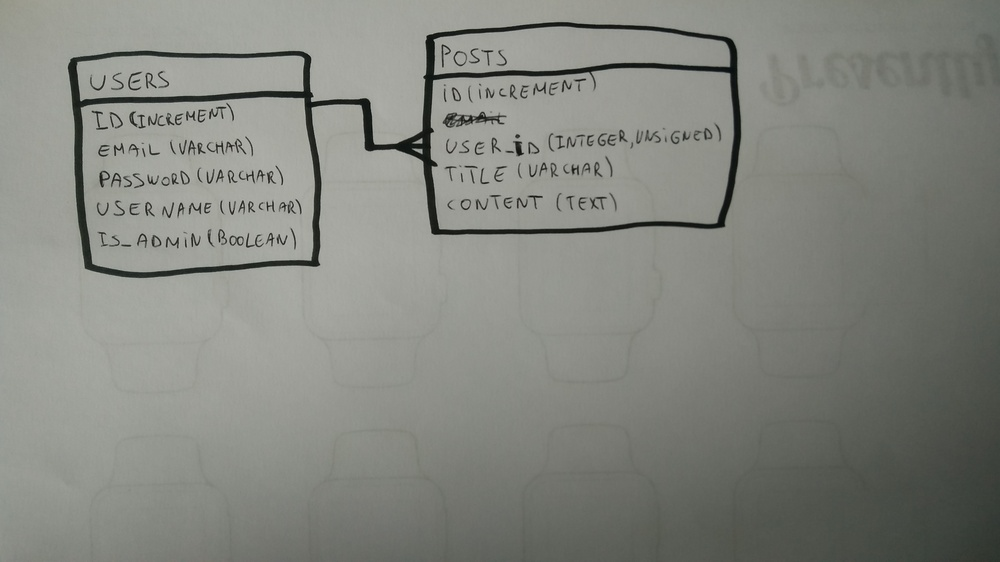
#> input picture images/relation.jpg, 1000 x 562 px, shrunk from 3840 x 2160 before the run
$ python template.py
#> lines starting #> are read from the running program, lines starting #| are printed output that depends on the picture
import cv2
import numpy as np
from matplotlib import pyplot as plt

img = cv2.imread('images/relation.jpg',0)
#> img: shape (562, 1000); min 8, max 194, mean 132.5
img2 = img.copy()
template = cv2.imread('template.png',0)
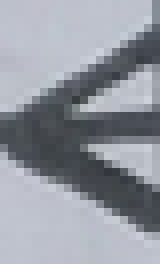
#> input picture template.png, 20 x 33 px, shrunk from 75 x 127 before the run (shown 8 times larger)
#> template: shape (33, 20); min 53, max 208, mean 150.7
w, h = template.shape[::-1]
#> w = 20; h = 33

# All the 6 methods for comparison in a list
methods = ['cv2.TM_CCOEFF', 'cv2.TM_CCOEFF_NORMED', 'cv2.TM_CCORR',
            'cv2.TM_CCORR_NORMED', 'cv2.TM_SQDIFF', 'cv2.TM_SQDIFF_NORMED']

for meth in methods:
    img = img2.copy()
    method = eval(meth)

    # Apply template Matching
    res = cv2.matchTemplate(img,template,method)
    min_val, max_val, min_loc, max_loc = cv2.minMaxLoc(res)

    # If the method is TM_SQDIFF or TM_SQDIFF_NORMED, take minimum
    if method in [cv2.TM_SQDIFF, cv2.TM_SQDIFF_NORMED]:
        top_left = min_loc
    else:
        top_left = max_loc
    bottom_right = (top_left[0] + w, top_left[1] + h)

    cv2.rectangle(img,top_left, bottom_right, 255, 2)

    plt.subplot(121),plt.imshow(res,cmap = 'gray')
    plt.title('Matching Result'), plt.xticks([]), plt.yticks([])
    plt.subplot(122),plt.imshow(img,cmap = 'gray')
    plt.title('Detected Point'), plt.xticks([]), plt.yticks([])
    plt.suptitle(meth)

    plt.show()
#> this loop made 6 passes
#> (min_val, max_val, min_loc, top_left, bottom_right) on passes 1 to 4: (-825648.8, 1965024.8, (308, 101), (400, 130), (420, 163)), (-0.485, 0.846, (25, 305), (400, 130), (420, 163)), (5301027.5, 16884932, (980, 529), (253, 136), (273, 169)), (0.711, 0.958, (427, 46), (487, 101), (507, 134))
#> (min_val, max_val, max_loc, top_left, bottom_right) on passes 5 to 6: (1381397, 8741187, (412, 130), (487, 101), (507, 134)), (0.0858, 1, (980, 449), (488, 101), (508, 134))
#> pass 1, `res = cv2.matchTemplate(img,template,method)`:
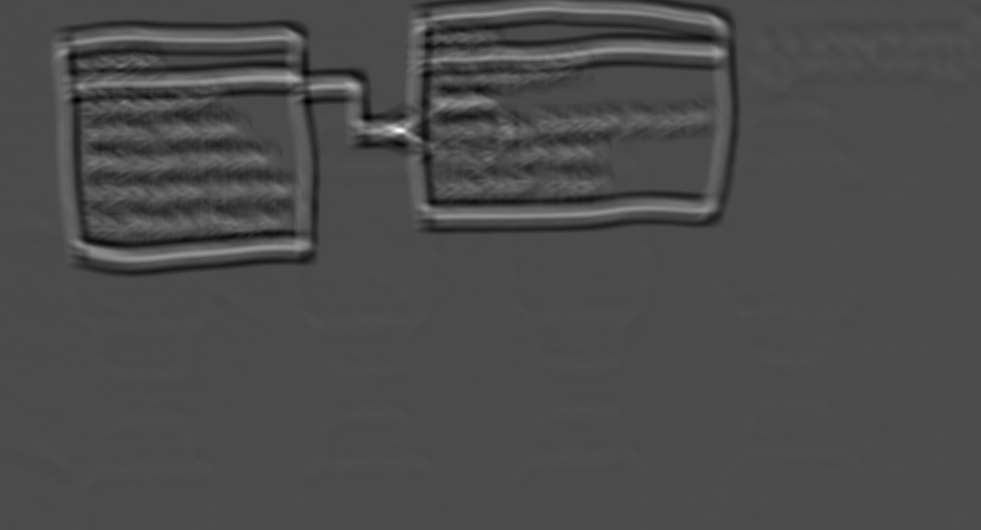
#> res: shape (530, 981) float32; min -825648.8, max 1965024.8, mean 4663.9; drawn with min black and max white
#> pass 1, `plt.show()`:
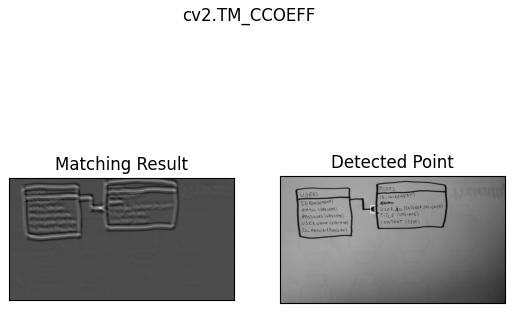
#> figure drawn by matplotlib, 2 panels
#> pass 2, `res = cv2.matchTemplate(img,template,method)`:
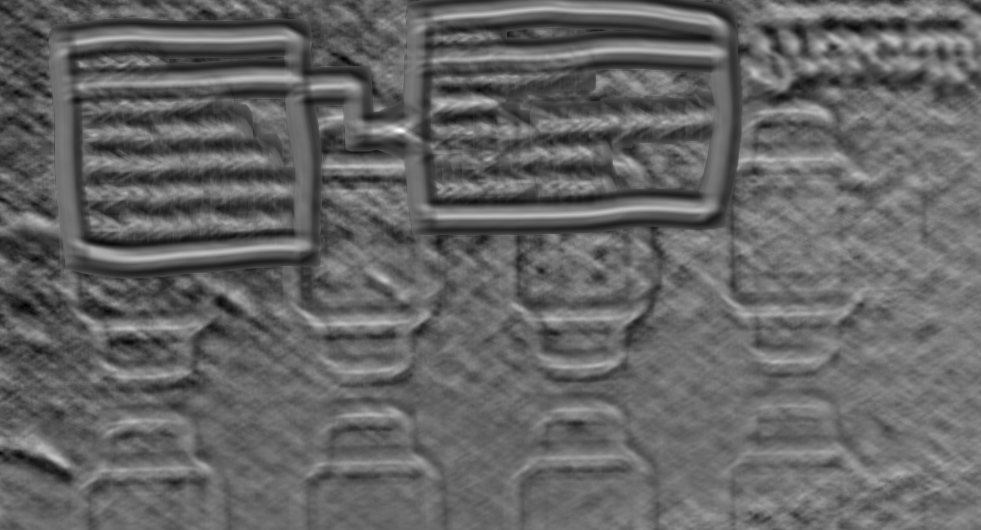
#> res: shape (530, 981) float32; min -0.485, max 0.846, mean 0.0442; drawn with min black and max white
#> pass 2, `plt.show()`:
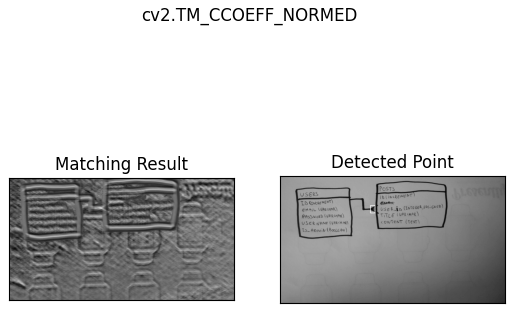
#> figure drawn by matplotlib, 2 panels
#> pass 3, `res = cv2.matchTemplate(img,template,method)`:
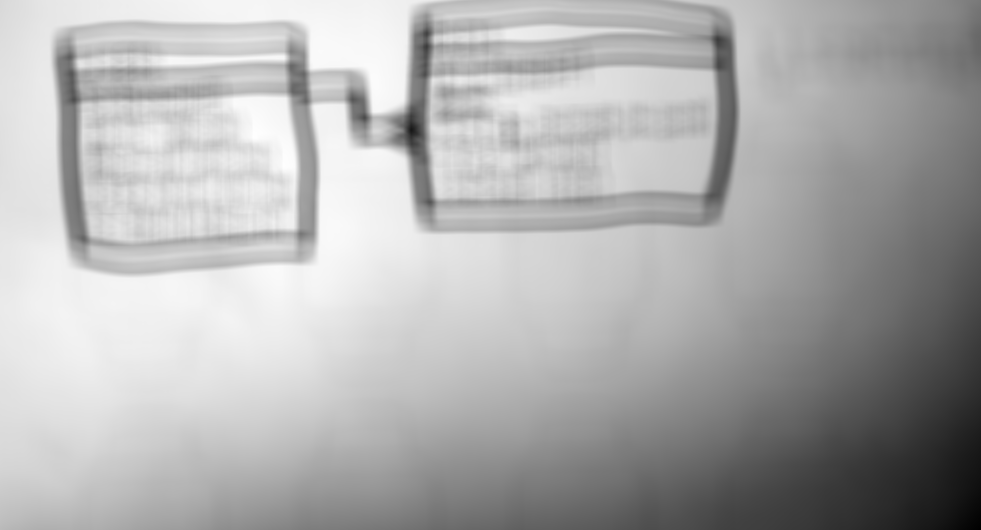
#> res: shape (530, 981) float32; min 5301027.5, max 16884932, mean 13254214; drawn with min black and max white
#> after the loop:
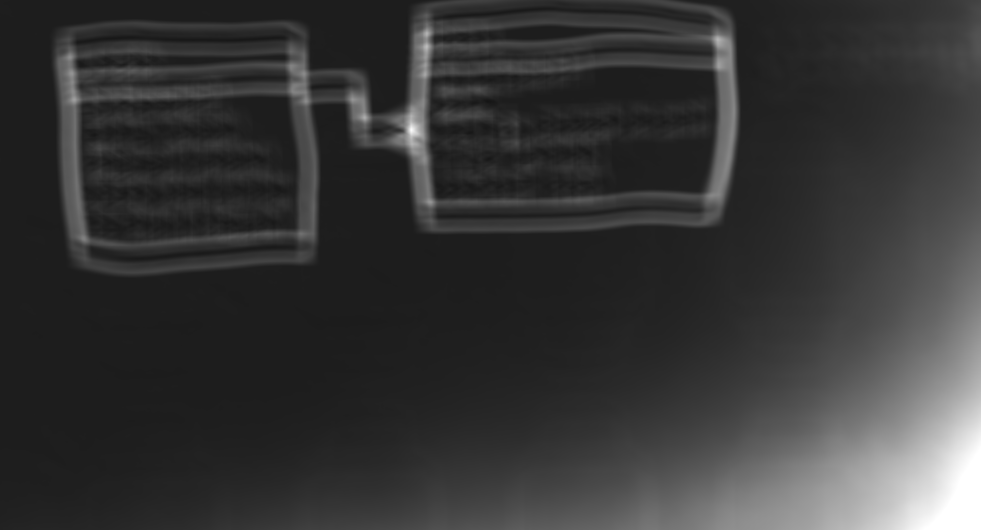
#> res: shape (530, 981) float32; min 0.0858, max 1, mean 0.214
